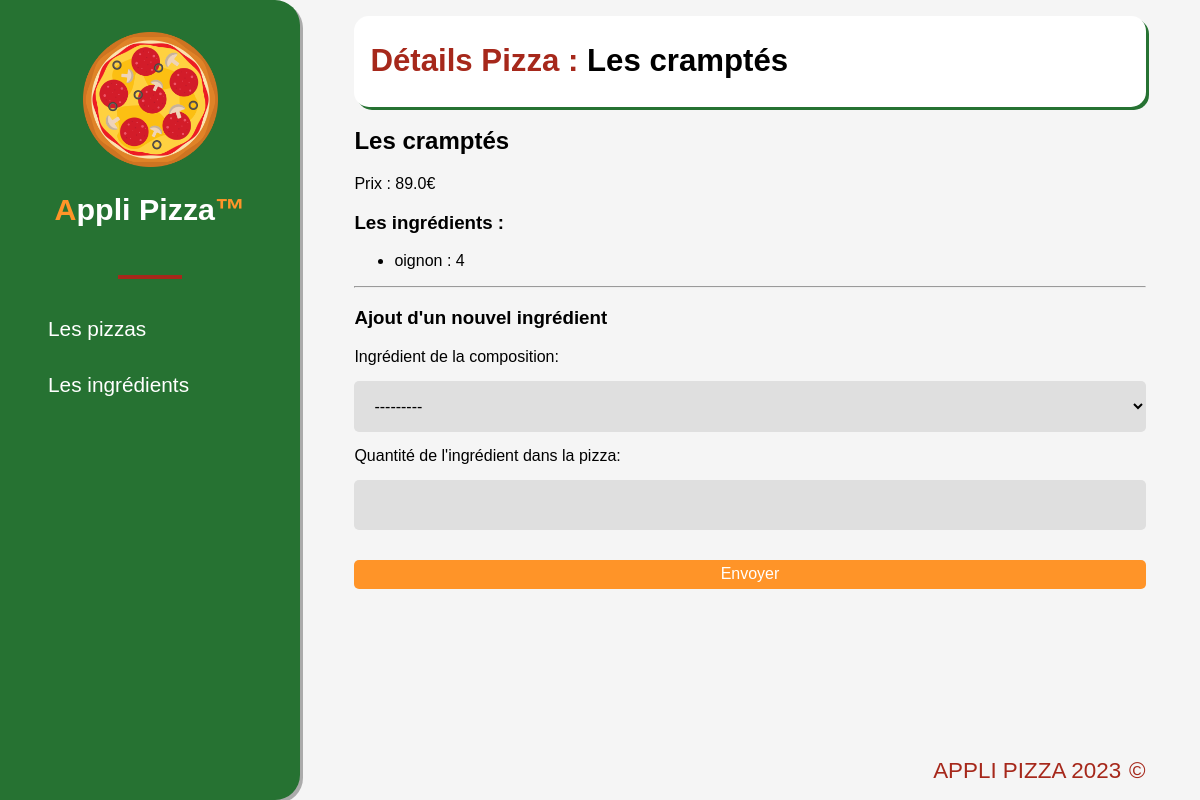
Page /pizzas/7/ on the committed database.
### applipizza/models.py (models this page shows, shortened)
class Pizza(models.Model):
    idPizza = models.AutoField(primary_key=True)
    nomPizza = models.CharField(max_length=50, verbose_name="Nom de la pizza")
    prixPizza = models.FloatField(verbose_name="Prix de la pizza")

class Ingredient(models.Model):
    idIngredient = models.AutoField(primary_key=True)
    nomIngredient = models.CharField(max_length=50, verbose_name="Nom de l'ingrédient")
    def __str__(self) -> str:
        return self.nomIngredient

### applipizza/views.py (the view)
# urls.py: path('pizzas/<int:pizza_id>/', views.pizzaOnly),
def pizzaOnly(request, pizza_id):
    formulaire = CompositionForm()
    laPizza = Pizza.objects.get(idPizza=pizza_id)
    compo = Composition.objects.filter(pizza = pizza_id)
    ingredients = []
    for com in compo:
        ingredients.append((com.ingredient.nomIngredient, com.quantite))
    return render(request, 'applipizza/pizza.html', {'pizza': laPizza, 'ingredients': ingredients, "form": formulaire})

### applipizza/forms.py
class CompositionForm(ModelForm):
    class Meta:
        model = Composition
        fields = ['ingredient', 'quantite']

### applipizza/templates/applipizza/pizza.html (shortened to what this page needs)
{% extends 'applipizza/base.html' %}
{% block title_page %}
    Détails Pizza : <span class="black">{{ pizza.nomPizza }}</span>
{% endblock %}
{% block content %}
    <h2>{{ pizza.nomPizza }}</h2>
    <p>Prix : {{ pizza.prixPizza }}€</p>
    {% if ingredients|length > 0 %}
        <h3>Les ingrédients : </h3>
        <ul>
            {% for ing in ingredients %}
                <li>{{ ing.0 }} : {{ ing.1 }}</li>
            {% endfor %}
        </ul>
    {% else %}
        <h3>Cette pizza n'a aucun ingrédients !</h3>
    {% endif %}
    <hr>
    <h3>Ajout d'un nouvel ingrédient</h3>
    <form action="/pizzas/{{ pizza.idPizza }}/addIngredient/" method="post" class="form__ing">
        {{ form.as_div }}
        <input type="submit" value="Envoyer" class="link_to_add">
    </form>
{% endblock %}

### applipizza/static/applipizza/css/styles.css (style rules this page uses)
html, body { margin: 0; padding: 0; font-family: "Arial", sans-serif; background-color: whitesmoke; }
.black { color: black; }
.link_to_add { background-color: #ff9428; color: white; font-family: "Arial Rounded MT Bold", sans-serif; padding: 0.3rem 1rem; display: inline-block; font-size: 16px; text-decoration: none; border-radius: 5px; transition: all .2s ease-in-out; border: 1px solid transparent; }
.form__ing { display: flex; flex-direction: column; }
.form__ing input, .form__ing select { margin: 15px 0; }
input, select { border-radius: 5px; padding: 1rem; font-family: "Verdana", sans-serif; font-size: 16px; border: none; margin: 10px; width: 100%; display: block; background-color: #dfdfdf; box-sizing: border-box; }

### rows in the picture
Pizza: nomPizza "Les cramptés", prixPizza "89.0"
Ingredient: nomIngredient "oignon"

### other values in the picture
{{ ing.1 }} "4"
